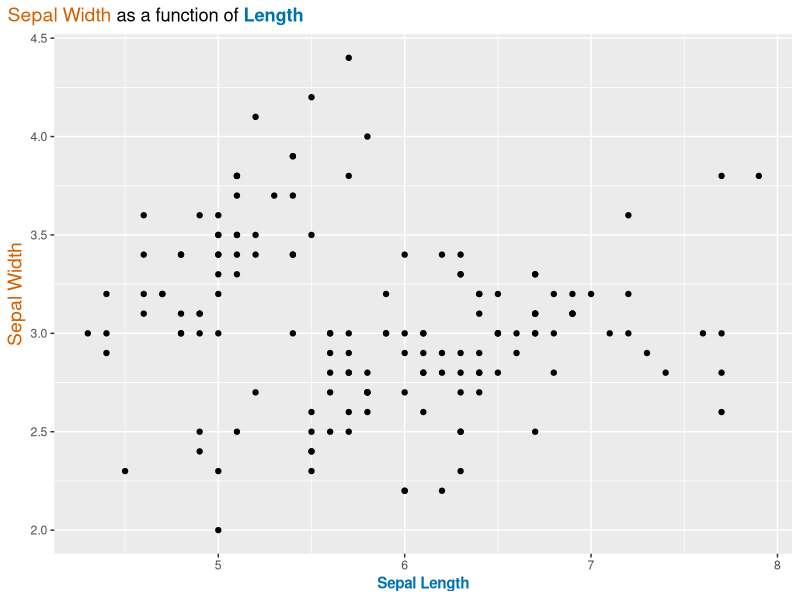
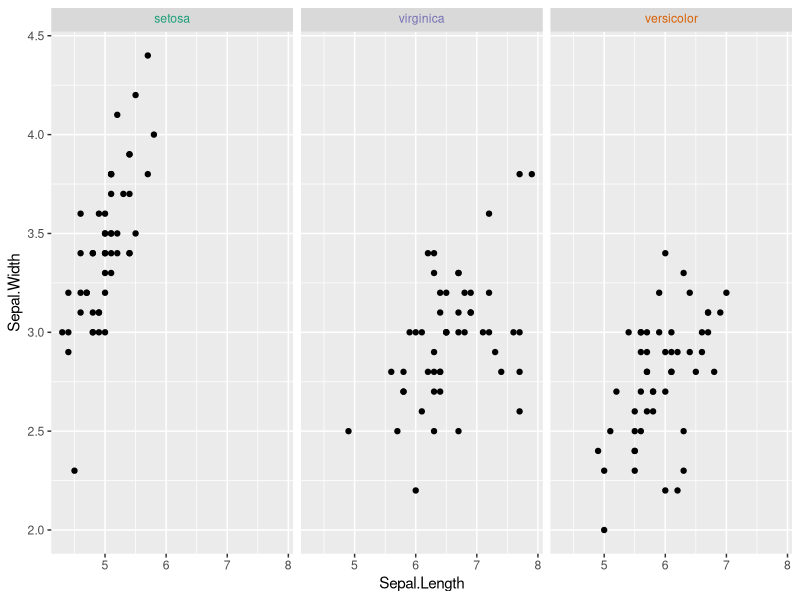
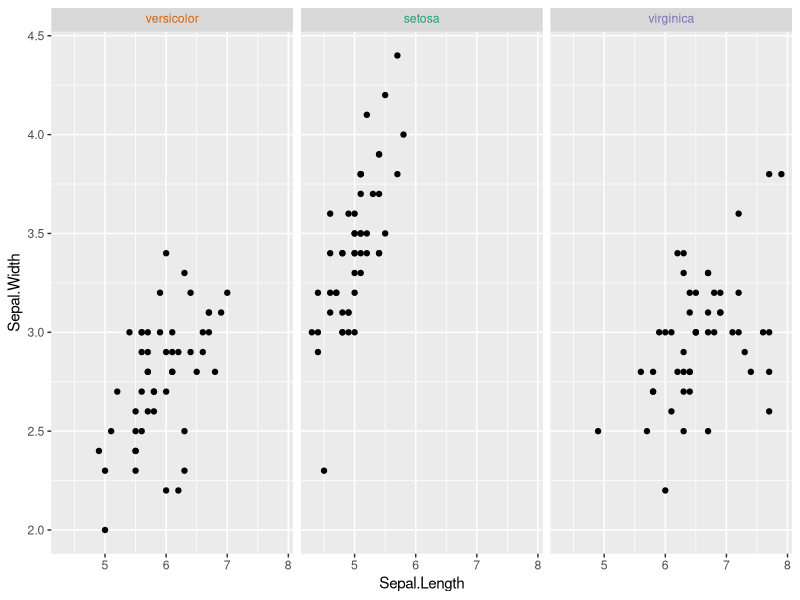

Reproduce these figures in R, in order.
## ---- chunk 1
library(tidyverse)
library(ggtext)
## ---- chunk 2
ggplot(
  data = iris,
  mapping = aes(
    x = Sepal.Length,
    y = Sepal.Width
  )
) +
  geom_point() +
  labs(
    x = "<span style='color:#0072B2;'>**Sepal Length**</span>",
    y = "<span style='font-size:14pt; color:#D55E00;'>Sepal Width</span>",
    title = str_c("<span style='font-size:14pt; color:#D55E00;'>Sepal Width",
                  "</span> as a function of <span style='color:#0072B2;'>",
                  "**Length**</span>")
  ) + 
  theme(
    plot.title.position = "plot",
    axis.title.x = element_markdown(),
    axis.title.y = element_markdown(),
    plot.title = element_markdown()
  )
## ---- chunk 3
col_species <- tribble(
  ~Species, ~colours_species,
  "setosa", "#1b9e77",
  "versicolor",  "#d95f02",
  "virginica", "#7570b3"
)
## ---- chunk 4
library(glue)
library(ggtext)
df_plot <- 
  iris %>% 
  left_join(col_species, by = "Species") %>% 
  mutate(
    type = glue(
      "<span style='color:{colours_species};'>{Species}</span>"
    ),
    type = as.character(type)
  )

df_plot$type[1]
## ---- chunk 5
ggplot(
  data = df_plot,
  mapping = aes(
    x = Sepal.Length,
    y = Sepal.Width
  )
) +
  geom_point() +
  facet_wrap(~type) +
  theme(
    strip.text = element_markdown(),
    strip.text.x = element_markdown(),
    strip.text.y = element_markdown()
  )
## ---- chunk 6
df_plot <- 
  df_plot %>% 
  mutate(
    Species = factor(
      Species, levels = c("versicolor", "setosa", "virginica")),
    type = fct_reorder(type, as.numeric(Species))
  )

ggplot(
  data = df_plot,
  mapping = aes(
    x = Sepal.Length,
    y = Sepal.Width
  )
) +
  geom_point() +
  facet_wrap(~type) +
  theme(
    strip.text = element_markdown(),
    strip.text.x = element_markdown(),
    strip.text.y = element_markdown()
  )
